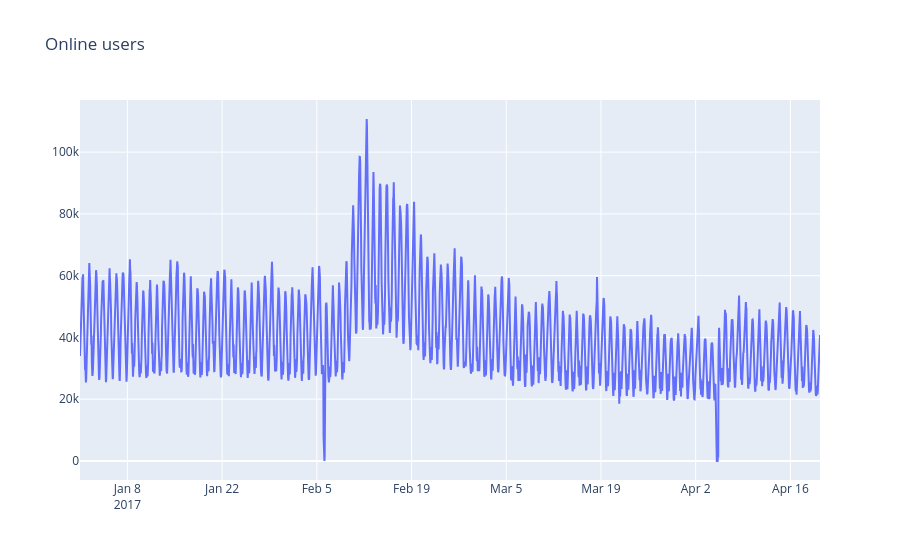

The cell this chart's notebook holds for it:
### Markdown cell above
Для примера возьмем реальные данные по часовому онлайну игроков в одной из мобильных игрушек

### Code cell
dataset = pd.read_csv(
    "aux/hour_online.csv", index_col=["Time"], parse_dates=["Time"]
)
plotly_df(dataset, title="Online users")

### Figure 1 — Plotly figure (JSON) as saved in the notebook; plotly's stock layout.template omitted (floating-point values rounded to 4 significant figures; data arrays with more than 128 entries replaced by an {"elided": "..."} marker saying what was removed)
{"data": [{"mode": "lines", "name": "Users", "type": "scatter", "x": {"elided": "2625 str values"}, "y": {"elided": "2625 int values"}}], "layout": {"title": {"text": "Online users"}}}
